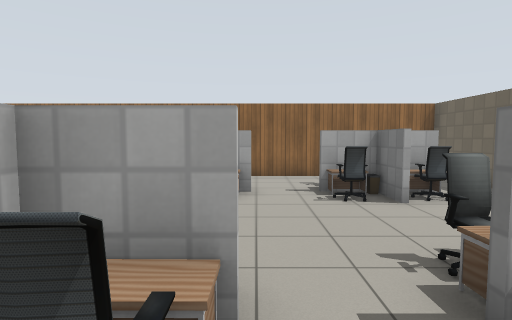
View 1 (above)

19 first-person views from a walk through a robot-simulator world made for Gazebo. The camera is 1.3 m above the floor, tilts 4° down and sees 80° across. The floor is counted in squares, 1 m on a side. Each view is taken from the middle of a square. On the plan, view 1 faces up. The plan holds only what a view shows up to about 14 squares ahead; the rest is blank. Gazebo's built-in surfaces are drawn with simple patterns.

View 2
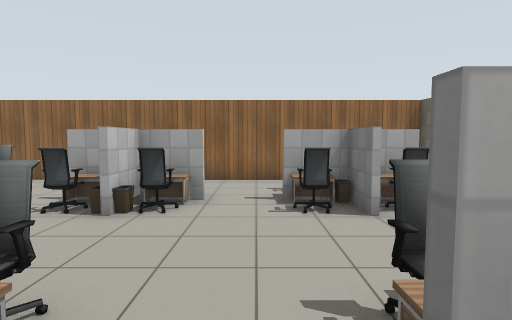

View 3
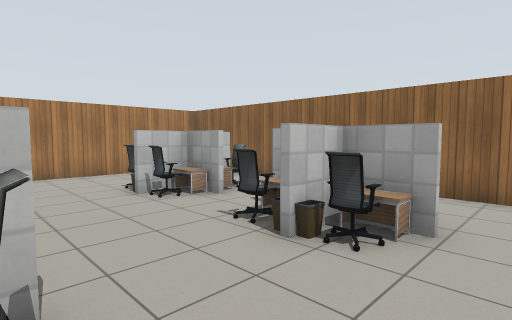

View 4
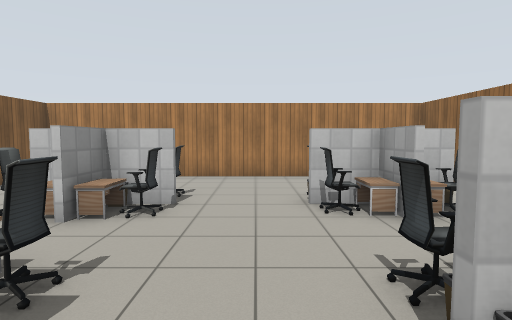

View 5
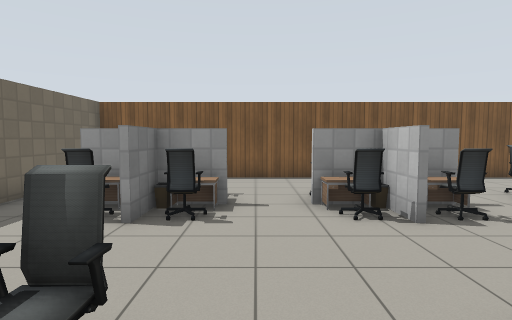

View 6
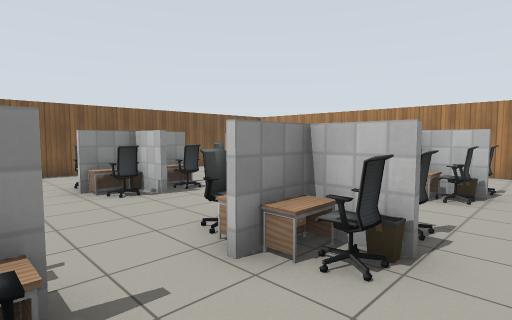

View 7
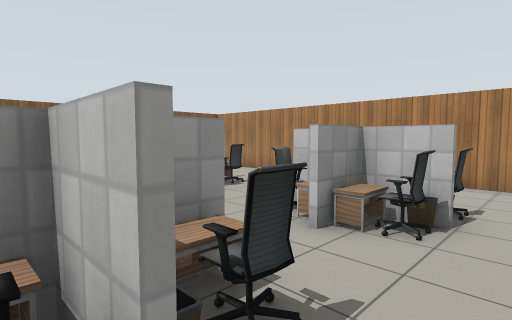

View 8
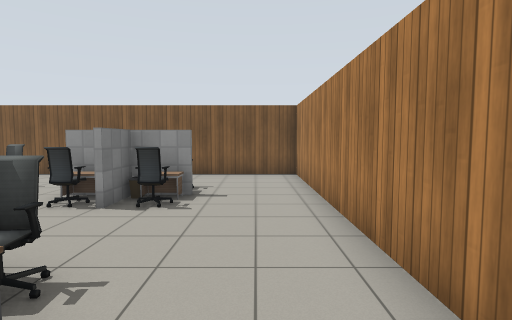

View 9
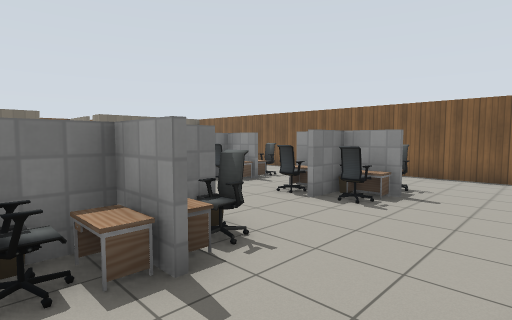

View 10
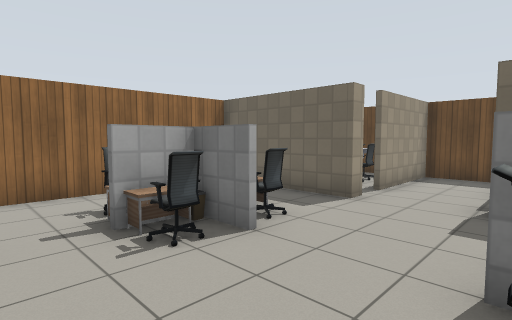

View 11
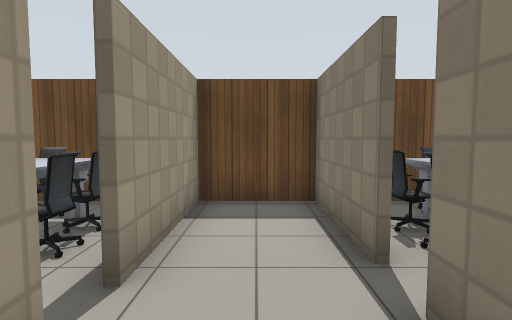

View 12
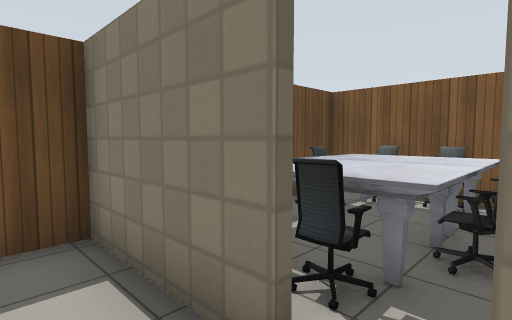

View 13
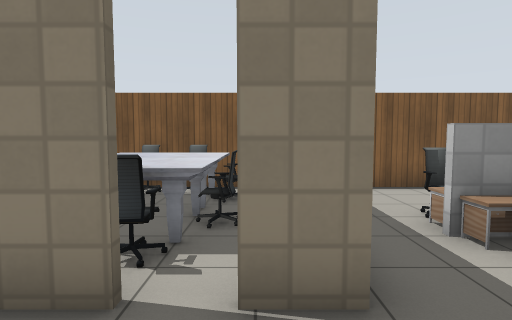

View 14
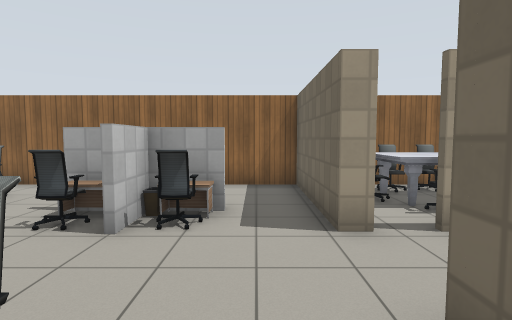

View 15
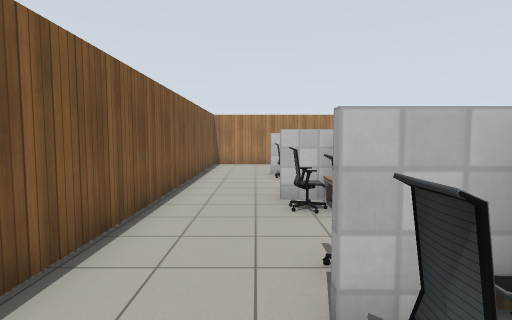

View 16
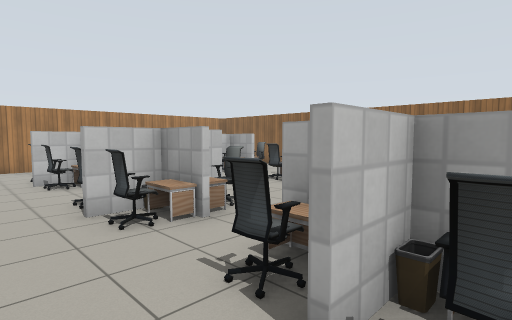

View 17
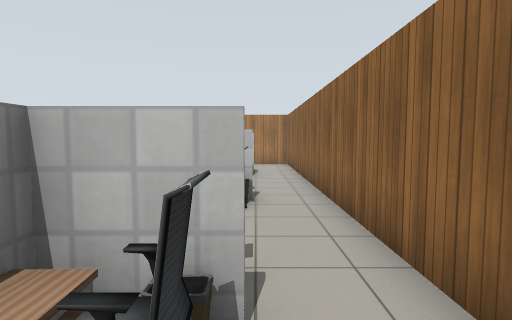

View 18
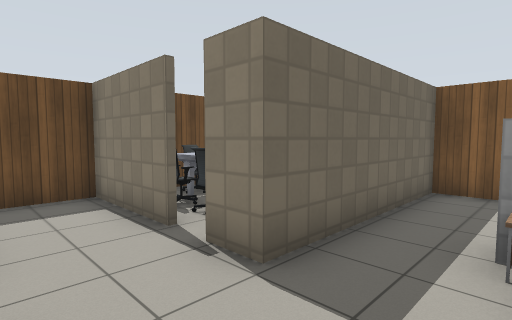

View 19
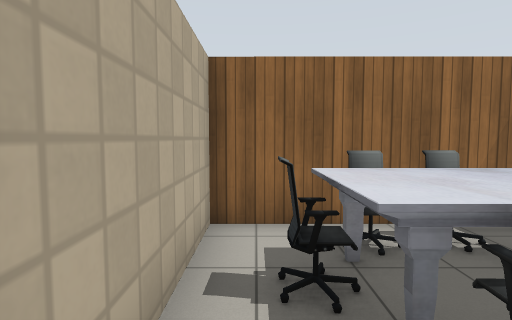

### Floor plan
Ten units are one square. View 1 is at (0, 0); x grows to the right and y downward. Boxes are objects, and circles mark ways between rooms. Rooms are numbered by the first view taken in them; rooms with no view inside come last. Other rooms are left out.
<svg viewBox="-110 -111 228 141">
<path fill="none" stroke="#000" d="M-30 -20 -24 -20M-53 -74 -62 -74 -62 -85M-60 -35 -60 -25M-61 -25 -61 -34M29 -60 29 -65M-66 -76 -54 -76M-60 -15 -60 -5M31 -65 31 -60M-60 -86 -60 -64M29 -25 29 -34M31 -15 31 -5M61 -62 61 -106M59 -106 -105 -106 -105 21 61 21 61 -38M81 -38 113 -38 113 -62 75 -62M61 -38 72 -38M68 -62 61 -62M63 -106 63 -67M113 -79 113 -96M109 -106 59 -106M61 21 113 21 113 -22"/>
<rect x="-75" y="-15" width="10" height="10" fill="#bbb"><title>office chair</title></rect>
<rect x="-75" y="-35" width="10" height="10" fill="#bbb"><title>office chair</title></rect>
<rect x="-75" y="-65" width="10" height="10" fill="#bbb"><title>office chair</title></rect>
<rect x="-75" y="-75" width="10" height="10" fill="#bbb"><title>desk</title></rect>
<rect x="-75" y="-85" width="10" height="10" fill="#bbb"><title>desk</title></rect>
<rect x="-75" y="-95" width="10" height="10" fill="#bbb"><title>office chair</title></rect>
<rect x="-65" y="-25" width="10" height="10" fill="#bbb"><title>bin</title></rect>
<rect x="-65" y="-65" width="10" height="10" fill="#bbb"><title>bin</title></rect>
<rect x="-65" y="-95" width="10" height="10" fill="#bbb"><title>bin</title></rect>
<rect x="-55" y="-15" width="10" height="10" fill="#bbb"><title>office chair</title></rect>
<rect x="-55" y="-25" width="10" height="10" fill="#bbb"><title>desk</title></rect>
<rect x="-55" y="-35" width="10" height="10" fill="#bbb"><title>office chair</title></rect>
<rect x="-55" y="-75" width="10" height="10" fill="#bbb"><title>office chair</title></rect>
<rect x="-55" y="-85" width="10" height="10" fill="#bbb"><title>office chair</title></rect>
<rect x="-45" y="-75" width="10" height="10" fill="#bbb"><title>desk</title></rect>
<rect x="-45" y="-85" width="10" height="10" fill="#bbb"><title>desk</title></rect>
<rect x="-35" y="-15" width="20" height="10" fill="#bbb"><title>office chair</title></rect>
<rect x="-35" y="-35" width="20" height="10" fill="#bbb"><title>office chair</title></rect>
<rect x="-35" y="-75" width="10" height="10" fill="#bbb"><title>office chair</title></rect>
<rect x="-35" y="-85" width="20" height="10" fill="#bbb"><title>desk</title></rect>
<rect x="-25" y="-65" width="10" height="10" fill="#bbb"><title>bin</title></rect>
<rect x="-25" y="-75" width="10" height="10" fill="#bbb"><title>desk</title></rect>
<rect x="-25" y="-95" width="10" height="10" fill="#bbb"><title>bin</title></rect>
<rect x="-15" y="-15" width="10" height="10" fill="#bbb"><title>office chair</title></rect>
<rect x="-15" y="-25" width="10" height="10" fill="#bbb"><title>other object</title></rect>
<rect x="-15" y="-35" width="10" height="10" fill="#bbb"><title>office chair</title></rect>
<rect x="-15" y="-65" width="10" height="10" fill="#bbb"><title>bin</title></rect>
<rect x="-15" y="-75" width="10" height="10" fill="#bbb"><title>office chair</title></rect>
<rect x="-15" y="-85" width="10" height="10" fill="#bbb"><title>desk</title></rect>
<rect x="-15" y="-95" width="10" height="10" fill="#bbb"><title>bin</title></rect>
<rect x="-5" y="-75" width="10" height="10" fill="#bbb"><title>desk</title></rect>
<rect x="15" y="-15" width="10" height="10" fill="#bbb"><title>office chair</title></rect>
<rect x="15" y="-25" width="10" height="10" fill="#bbb"><title>desk</title></rect>
<rect x="15" y="-35" width="10" height="10" fill="#bbb"><title>office chair</title></rect>
<rect x="15" y="-65" width="10" height="10" fill="#bbb"><title>office chair</title></rect>
<rect x="15" y="-75" width="10" height="10" fill="#bbb"><title>desk</title></rect>
<rect x="15" y="-85" width="10" height="10" fill="#bbb"><title>desk</title></rect>
<rect x="15" y="-95" width="10" height="10" fill="#bbb"><title>office chair</title></rect>
<rect x="25" y="-25" width="10" height="10" fill="#bbb"><title>bin</title></rect>
<rect x="25" y="-75" width="10" height="10" fill="#bbb"><title>bin</title></rect>
<rect x="25" y="-95" width="10" height="10" fill="#bbb"><title>bin</title></rect>
<rect x="35" y="-15" width="10" height="10" fill="#bbb"><title>office chair</title></rect>
<rect x="35" y="-25" width="10" height="10" fill="#bbb"><title>desk</title></rect>
<rect x="35" y="-35" width="10" height="10" fill="#bbb"><title>office chair</title></rect>
<rect x="35" y="-75" width="10" height="10" fill="#bbb"><title>desk</title></rect>
<rect x="35" y="-85" width="10" height="10" fill="#bbb"><title>desk</title></rect>
<rect x="35" y="-95" width="10" height="10" fill="#bbb"><title>office chair</title></rect>
<rect x="45" y="-75" width="10" height="10" fill="#bbb"><title>office chair</title></rect>
<rect x="65" y="-95" width="20" height="20" fill="#bbb"><title>office chair</title></rect>
<rect x="75" y="-105" width="10" height="10" fill="#bbb"><title>office chair</title></rect>
<rect x="85" y="-75" width="20" height="10" fill="#bbb"><title>office chair</title></rect>
<rect x="85" y="-95" width="10" height="20" fill="#bbb"><title>marble table</title></rect>
<rect x="85" y="-105" width="20" height="10" fill="#bbb"><title>office chair</title></rect>
<rect x="95" y="-95" width="10" height="20" fill="#bbb"><title>office chair</title></rect>
<rect x="65" y="-5" width="20" height="20" fill="#bbb"><title>other object</title></rect>
<rect x="65" y="-15" width="20" height="10" fill="#bbb"><title>office chair</title></rect>
<rect x="75" y="5" width="20" height="20" fill="#bbb"><title>office chair</title></rect>
<rect x="75" y="-25" width="20" height="10" fill="#bbb"><title>marble table</title></rect>
<rect x="75" y="-35" width="10" height="10" fill="#bbb"><title>office chair</title></rect>
<rect x="85" y="-15" width="20" height="20" fill="#bbb"><title>marble table</title></rect>
<rect x="85" y="-35" width="20" height="10" fill="#bbb"><title>office chair</title></rect>
<rect x="95" y="5" width="10" height="20" fill="#bbb"><title>office chair</title></rect>
<rect x="95" y="-5" width="10" height="10" fill="#bbb"><title>office chair</title></rect>
<rect x="95" y="-25" width="10" height="10" fill="#bbb"><title>office chair</title></rect>
<circle cx="60" cy="-55" r="3" fill="#2a7"/>
<circle cx="70" cy="-60" r="3" fill="#2a7"/>
<circle cx="80" cy="-40" r="3" fill="#2a7"/>
<text x="-20" y="-50">1</text>
<text x="90" y="-50">2</text>
<text x="80" y="-80">3</text>
<text x="90" y="-10">4</text>
</svg>
Room 1 opens to room 3. Room 2 opens to room 3. Room 2 opens to room 4.

Where each view was taken, in squares from view 1:
view 1: 0 up, 0 right, facing up
view 2: 1 up, 1 right, facing up
view 3: 3 up, 1 right, facing up-left
view 4: 5 up, 0 right, facing left
view 5: 8 up, 1 right, facing down
view 6: 10 up, 2 right, facing down-left
view 7: 10 up, 1 left, facing down-left
view 8: 9 up, 9 left, facing down
view 9: 9 up, 10 left, facing down-right
view 10: 3 up, 0 right, facing up-right
view 11: 5 up, 5 right, facing right
view 12: 5 up, 7 right, facing down-right
view 13: 6 up, 7 right, facing down
view 14: 2 up, 5 right, facing up
view 15: 0 up, 5 right, facing left
view 16: 1 down, 4 right, facing up-left
view 17: 9 up, 5 right, facing left
view 18: 6 up, 4 right, facing down-right
view 19: 6 up, 7 right, facing up
